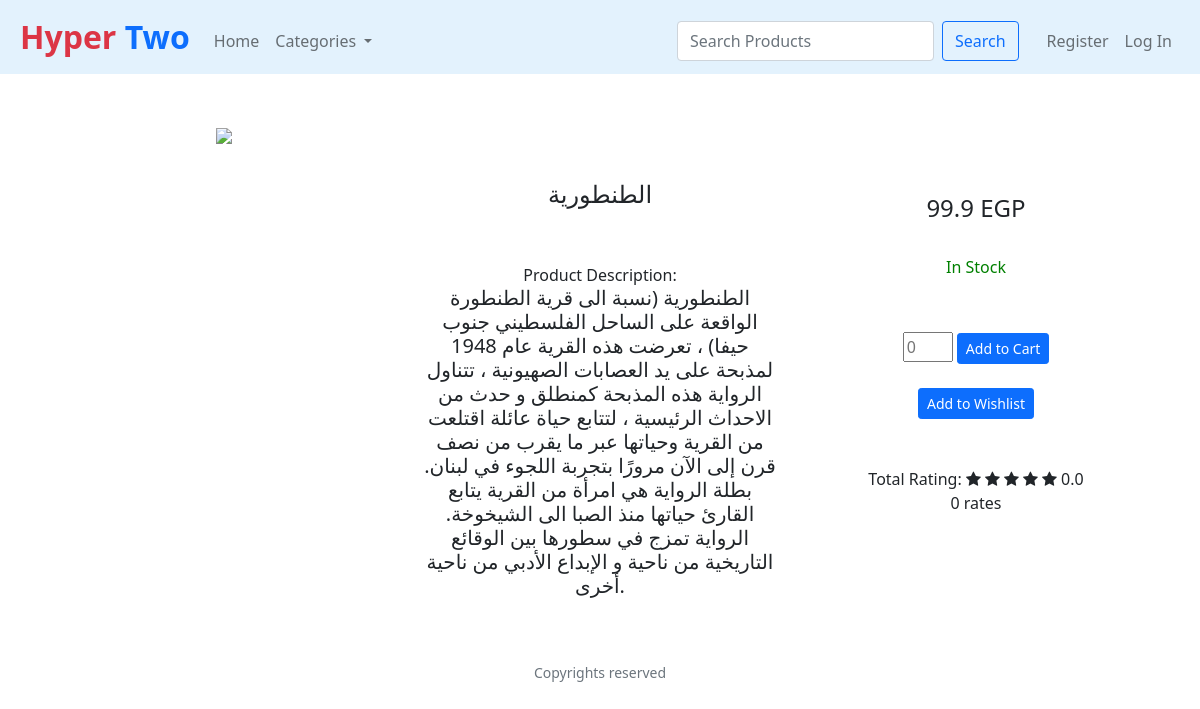
The app's page /product?prodid=22, older data.
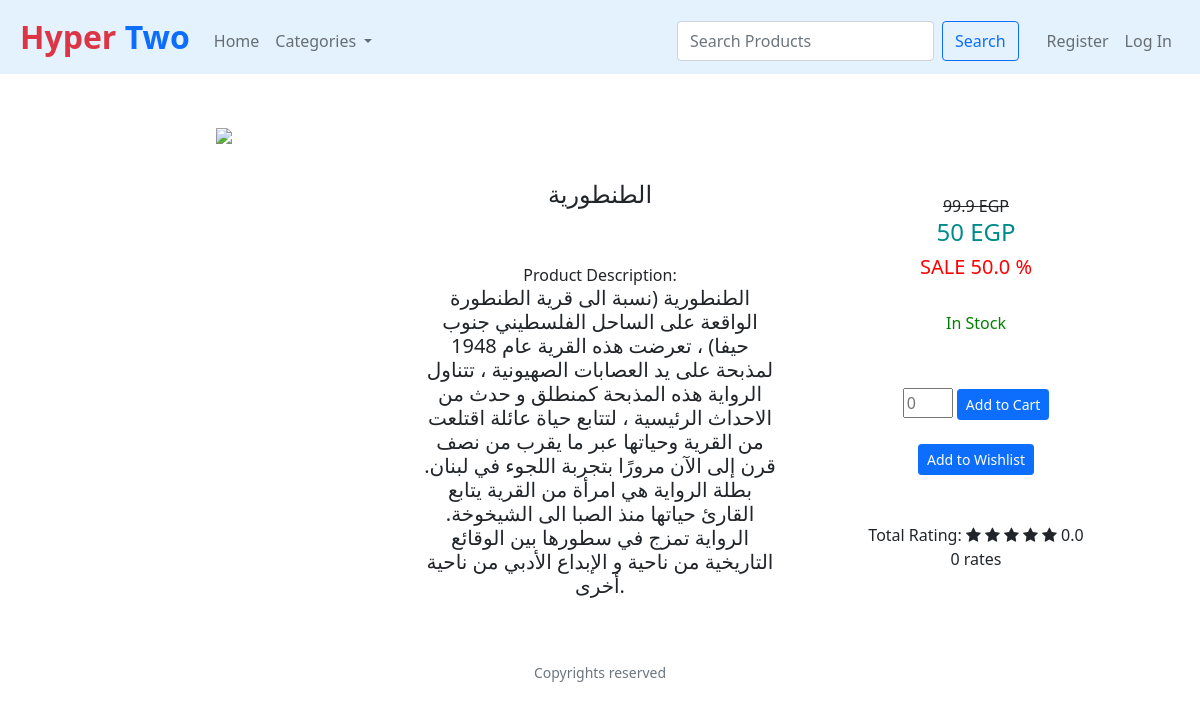
The same page, newer data.
### tables this page shows
CREATE TABLE Product (ProductID INTEGER PRIMARY KEY AUTOINCREMENT NOT NULL UNIQUE, ProductName VARCHAR (300) NOT NULL UNIQUE, ProductDescription VARCHAR (5000), Price DOUBLE NOT NULL, Quantity INT NOT NULL, InStock BOOLEAN, Rating DOUBLE CHECK (Rating >= 0 and Rating < 6), ImageURL VARCHAR (1000), SupplierID INT NOT NULL REFERENCES Suppliers (SupplierID), CategoryID INT NOT NULL REFERENCES Categories (CategoryID) ON DELETE CASCADE ON UPDATE CASCADE);

CREATE TABLE In_Sale_Products (SalePercentage double NOT NULL, SaleEndDate date NOT NULL, ProductID integer NOT NULL UNIQUE, PRIMARY KEY (ProductID), FOREIGN KEY (ProductID) REFERENCES Product ON DELETE CASCADE ON UPDATE CASCADE);

### application.py (the view)
@app.route("/product",methods=['POST','GET'])
def product():
    categories=GetCategories()
    prod_id=request.args.get("prodid")
    added_to_cart=request.form.get("ProductID-addtocart")
    added_to_wishlist=request.form.get("ProductID-addtowishlist")
    delete_rating=request.args.get("del_rating")
    Product=[]
    sale=None
    if added_to_cart:
        prod_id=added_to_cart
    if added_to_wishlist:
        prod_id=added_to_wishlist
    if prod_id:
        Product=db.execute(f"SELECT * FROM Product WHERE ProductID={prod_id}")
        sale=db.execute(f"select SalePercentage from In_Sale_Products WHERE ProductID={prod_id}")
    new_price=None
    message1=None
    message2=None
    ok1=None
    ok2=None
    cust_id=None
    current_rating=None
    current_user_rating=None
    new_user_rating=None
    if session:
        cust_id=session["user_id"]
        current_user_rating=db.execute(f"SELECT Rating FROM Customer_Rates_Products WHERE CustomerID={cust_id} AND ProductID={prod_id}")
        if current_user_rating:
            current_user_rating=current_user_rating[0]['Rating']
        new_user_rating=request.args.get("star")
        if new_user_rating:
            if current_user_rating:
                db.execute(f"UPDATE Customer_Rates_Products SET Rating={new_user_rating} WHERE  CustomerID={cust_id} AND ProductID={prod_id}")
                current_user_rating=new_user_rating
            else:
                db.execute(f"INSERT INTO Customer_Rates_Products VALUES({prod_id},{cust_id},{new_user_rating})")
                current_user_rating=new_user_rating
        if added_to_cart:
            value=int(request.form.get("quantity"))
            availability=db.execute(f"SELECT Quantity FROM Product WHERE ProductID={prod_id} ")
            if int(value)<=int(availability[0]['Quantity']):
                Quantity=db.execute(f"SELECT Quantity FROM Customer_Cart WHERE ProductID={prod_id} and CustomerID={cust_id}")
                if Quantity:
                    ok1=db.execute(f"UPDATE Customer_Cart SET Quantity={value} WHERE ProductID={prod_id} and CustomerID={cust_id}")
                else:
                    ok1=db.execute(f"INSERT INTO Customer_Cart VALUES ({prod_id},{cust_id},{value})")
            else:
                message1=f"Not enough in stock"
        if added_to_wishlist:
            num=db.execute(f"SELECT * FROM Customer_Wishlist WHERE ProductID={prod_id} and CustomerID={cust_id}")
            if not num:
                ok2=db.execute(f"INSERT INTO Customer_Wishlist VALUES ({cust_id},{prod_id})")
            else:
                message2="Already in the wishlist"
        if delete_rating:
            db.execute(f"DELETE FROM Customer_Rates_Products WHERE ProductID={prod_id} AND CustomerID={cust_id}")
            current_user_rating=None
    else:
        if added_to_cart:
            message1="Please Login to add to cart"
        if added_to_wishlist:
            message2="Please Login to add to wishlist"
    if sale:
        new_price=round((100-float(sale[0]['SalePercentage']))/100*float(Product[0]['Price']))
    current_rating=db.execute(f"SELECT AVG(Rating) FROM Customer_Rates_Products WHERE ProductID={prod_id}")
    number_of_rates=db.execute(f"SELECT COUNT(Rating) FROM Customer_Rates_Products WHERE ProductID={prod_id}")
    number_of_rates=number_of_rates[0]['COUNT(Rating)']
    if number_of_rates:
        db.execute(f"UPDATE Product SET Rating={current_rating[0]['AVG(Rating)']} WHERE ProductID={prod_id}")
        current_rating=round(current_rating[0]['AVG(Rating)'],2)
    else:
        db.execute(f"UPDATE Product SET Rating=0 WHERE ProductID={prod_id}")
    return render_template("product.html",categories=categories,Product=Product,message1=message1,ok1=ok1,message2=message2,ok2=ok2,sale=sale,new_price=new_price,current_user_rating=current_user_rating,current_rating=current_rating,number_of_rates=number_of_rates)

### application.py (called while the page is built)
@app.after_request
def after_request(response):
    response.headers["Cache-Control"] = "no-cache, no-store, must-revalidate"
    response.headers["Expires"] = 0
    response.headers["Pragma"] = "no-cache"
    return response

def GetCategories():
    categories=db.execute("Select * from Categories order by CategoryName")
    today = date.today()
    saleproducts = db.execute("SELECT * FROM In_Sale_Products")
    for product in saleproducts:
        prodid=product["ProductID"]
        productdate = product["SaleEndDate"].split("-")
        productdate = date(int(productdate[0]),int(productdate[1]),int(productdate[2]))
        if productdate < today:
            query = db.execute("DELETE FROM In_Sale_Products WHERE ProductID= :prodid",prodid=prodid)
    return categories

### templates/product.html (shortened to what this page needs)
{% extends "layout.html" %}
{% block main %}
<div class="row">
    <div class="col-lg-4">
        <img src="{{Product[0].ImageURL}}">
    </div>
    <div class="col-lg-4">
        <h4>
            <br><br>
            <div>
                {{Product[0].ProductName}}
            </div>
        </h4>
        <h6>
            {%if Product[0].ProductDescription%}
            <div class="text" style="padding-top:50px;">
                Product Description:
                <h5>
                    <p>{{Product[0].ProductDescription}}</p>
                </h5>
            </div>
            {%endif%}
        </h6>
    </div>
    <div class="col-lg-4">
        <br><br><br>
        {%if not sale%}
        <h4> {{Product[0].Price}} EGP</h4>
        {%else%}
        <del> {{Product[0].Price}} EGP</del>
        <h4 style="color: darkcyan;">
            {{new_price}} EGP
        </h4>
        <h5 style="color:red;">
            SALE {{sale[0]['SalePercentage']}} %
        </h5>
        {%endif%}
        <br>
        {%if Product[0].Quantity%}
        <div style="color:green;">
            In Stock
        </div>
        {%else%}
        <div style="color:red;">
            This item isn't available now :(
        </div>
        {%endif%}
        <br>
        <br>
        {%if ok1%}
        <div>
            <button disabled>Added to cart</button>
        </div>
        {%else%}
        <div>
            <div>
                <form action="/product" method="post">
                    <input type="number" name="quantity" min="1" placeholder="0" style="width: 50px; margin-top: 5px;"
                        required />
                    <button class="btn btn-sm btn-primary" type="submit">Add to Cart</button>
                </form>
            </div>
            {%endif%}
            <br>
            {%if ok2%}
            <div>
                <button disabled>Added to wishlist</button>
            </div>
            {%else%}
            <div>
                <form action="/product?prodid={{ Product[0].ProductID}}" method="post">
                    <button class="btn btn-sm btn-primary" type="submit">Add to Wishlist</button>
                </form>
            </div>
        </div>
        {%endif%}
        <br>
        <br>
        <div>
            Total Rating:
            {%if not current_rating%}
            {%for i in range(5)%}
            <span class="fa fa-star"></span>
            {%endfor%}
            0 ratings
            {%else%}
            {%for i in range(5-(current_rating|int))%}
            <span class="fa fa-star"></span>
            {%endfor%}
            {{current_rating|float}}
            <br>
            {{number_of_rates}} rates
            {%endif%}
        </div>
    </div>
    {% endblock %}

Row changes from the older to the newer data that the page shows:
added In_Sale_Products: SalePercentage "50.0"
Text that changed along with them:
{{ new_price }}: (not shown) → "50"
text now shown: "SALE %"
